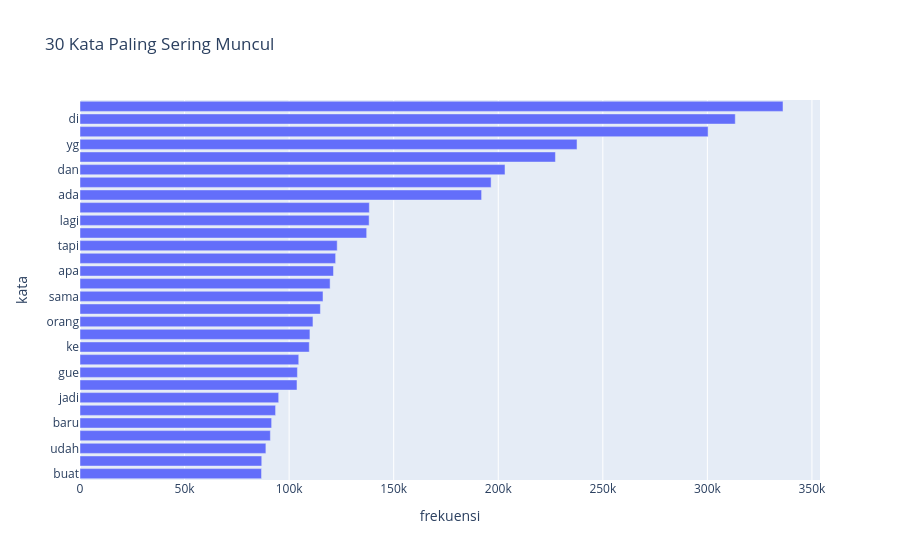

Source (notebook cell):
### Code cell
fig1 = px.bar(
    data_kata.to_pandas(),
    x="frekuensi",
    y="kata",
    orientation="h",
    title="30 Kata Paling Sering Muncul"
)
fig1.update_layout(yaxis={"categoryorder": "total ascending"})
fig1.show()

### Figure 1 — Plotly figure (JSON) as saved in the notebook; plotly's stock layout.template omitted (floating-point values rounded to 4 significant figures)
{"data": [{"hovertemplate": "frekuensi=%{x}<br>kata=%{y}<extra></extra>", "legendgroup": "", "marker": {"color": "#636efa", "pattern": {"shape": ""}}, "name": "", "orientation": "h", "showlegend": false, "textposition": "auto", "type": "bar", "x": [336157, 313336, 300333, 237668, 227343, 203227, 196581, 192033, 138357, 138256, 137082, 122986, 122242, 121212, 119598, 116199, 114959, 111397, 109947, 109643, 104599, 103964, 103760, 95008, 93523, 91639, 91031, 88888, 86908, 86801], "xaxis": "x", "y": ["aku", "di", "yang", "yg", "ini", "dan", "ya", "ada", "ga", "lagi", "mau", "tapi", "aja", "apa", "ni", "sama", "bisa", "orang", "itu", "ke", "tahun", "gue", "tak", "jadi", "dia", "baru", "kita", "udah", "bgt", "buat"], "yaxis": "y"}], "layout": {"barmode": "relative", "legend": {"tracegroupgap": 0}, "title": {"text": "30 Kata Paling Sering Muncul"}, "xaxis": {"anchor": "y", "domain": [0, 1], "title": {"text": "frekuensi"}}, "yaxis": {"anchor": "x", "categoryorder": "total ascending", "domain": [0, 1], "title": {"text": "kata"}}}}
